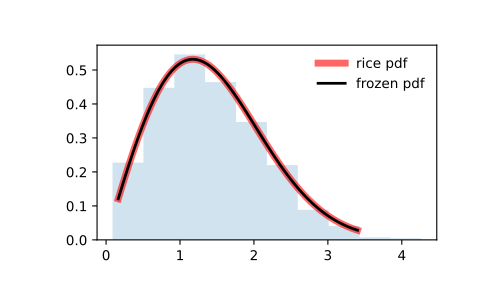

Recreate this plot in Python.
from scipy.stats import rice
import matplotlib.pyplot as plt
fig, ax = plt.subplots(1, 1)

# Calculate the first four moments:

b = 0.775
mean, var, skew, kurt = rice.stats(b, moments='mvsk')

# Display the probability density function (``pdf``):

x = np.linspace(rice.ppf(0.01, b),
                rice.ppf(0.99, b), 100)
ax.plot(x, rice.pdf(x, b),
       'r-', lw=5, alpha=0.6, label='rice pdf')

# Alternatively, the distribution object can be called (as a function)
# to fix the shape, location and scale parameters. This returns a "frozen"
# RV object holding the given parameters fixed.

# Freeze the distribution and display the frozen ``pdf``:

rv = rice(b)
ax.plot(x, rv.pdf(x), 'k-', lw=2, label='frozen pdf')

# Check accuracy of ``cdf`` and ``ppf``:

vals = rice.ppf([0.001, 0.5, 0.999], b)
np.allclose([0.001, 0.5, 0.999], rice.cdf(vals, b))
# True

# Generate random numbers:

r = rice.rvs(b, size=1000)

# And compare the histogram:

ax.hist(r, density=True, histtype='stepfilled', alpha=0.2)
ax.legend(loc='best', frameon=False)
plt.show()
